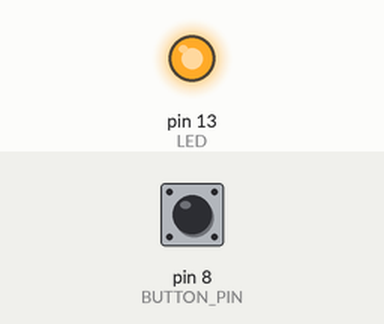
This sketch was run on a simulated Arduino Uno, built with avr-gcc and run on an emulated ATmega328P. On the bench: output pins drawn as LEDs (lit = HIGH). The test bench sets the inputs (shaded band); at power-on: pin 8 (BUTTON_PIN) HIGH.

Above: at 1.2 s.
1.3 s: pin 8 (BUTTON_PIN) pulled LOW for 0.15 s
At 1.93 s:
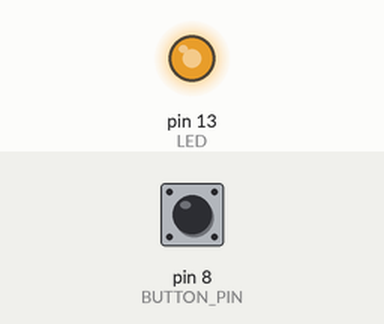
4.3 s: pin 8 (BUTTON_PIN) pulled LOW for 3.2 s
At 7.22 s:
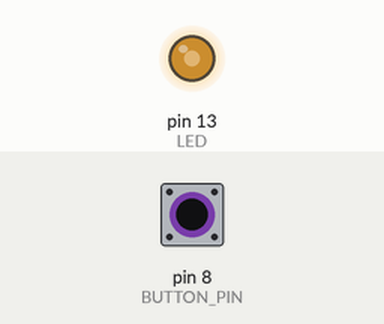
9.0 s: pin 8 (BUTTON_PIN) pulled LOW for 1 s
Timing chart, 0 to 18.0 s (numbered marks = the images above; inputs shaded):
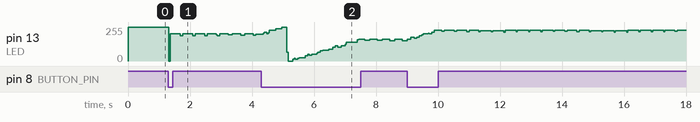

The sketch:

20231128_LED-LUM.ino
```cpp
#define LED 13
#define BUTTON_PIN 8

float lum = 15;


void setup() {

  pinMode(LED, OUTPUT);
  pinMode(BUTTON_PIN, INPUT_PULLUP);
  // put your setup code here, to run once:
}

void loop() {

  boolean btnDown = !digitalRead(BUTTON_PIN);

  if (btnDown) {
    lum = lum + 0.1;
    if (lum>20){
      lum=0;
    }
  }

  digitalWrite(LED, HIGH);
  delay(lum);
  digitalWrite(LED, LOW);
  delay(20 - lum);
}
```
